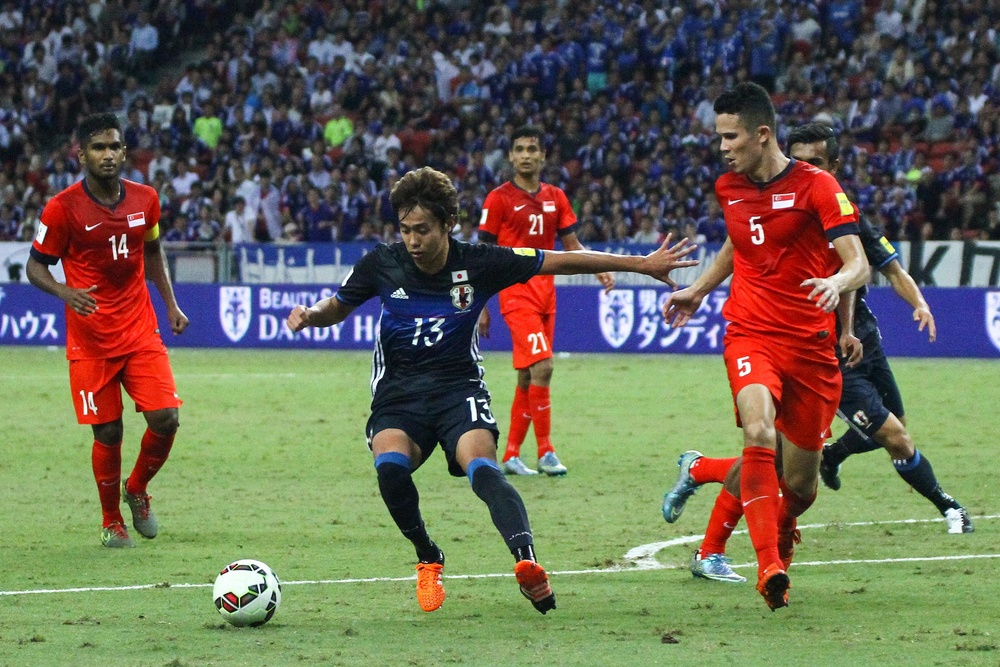
#> input picture images/soccer1.jpg, 1000 x 667 px, shrunk from 2048 x 1366 before the run, found by its file name
$ python face_benchmark.py
#> lines starting #> are read from the running program, lines starting #| are printed output that depends on the picture
# face.py
# all about face detection
# benchmark results (speed & accuracy) depends on parameters passed to functions
# 6.29.22

import cv2
import numpy as np
import time

def show_detection(image, faces):
    # draw rectangles
    for (x, y, w, h) in faces:
        cv2.rectangle(image, (x, y), (x + w, y + h), (0, 255, 0), 8)
        cv2.putText(image, 'Face', (x,y-20), cv2.FONT_HERSHEY_SIMPLEX, 1.4, (0,255,0), 2, cv2.LINE_AA, bottomLeftOrigin=False)
    return image


# [11 lines of commented-out code are left out]
img = cv2.imread('./soccer1.jpg')
#> img is the input picture: shape (667, 1000, 3); mean B, G, R 86.2, 103.9, 105.1

# convert grayscale
img_gray = cv2.cvtColor(img, cv2.COLOR_BGR2GRAY)
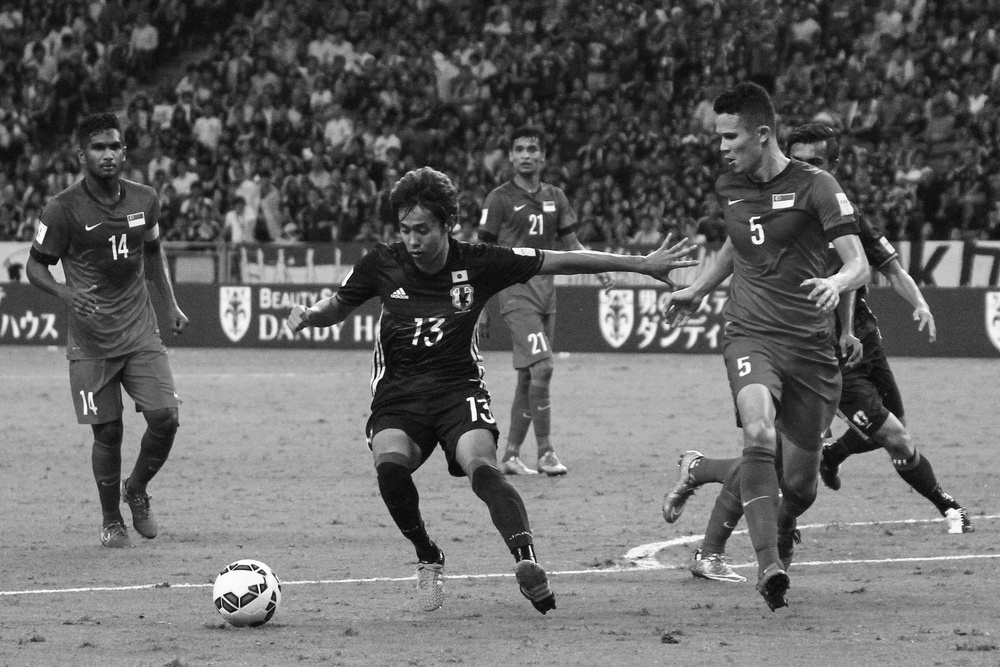
#> img_gray: shape (667, 1000); min 1, max 255, mean 102.2

# opencv provides 4 classifiers to use for frontal face detection
# frontalface_alt.xml
# frontalface_alt2.xml
# frontalface_alt_tree.xml
# frontalface_default.xml

# load cascade classifiers, filepath + file

cas_alt2 = cv2.CascadeClassifier("./haarcascade/haarcascade_frontalface_alt2.xml")
cas_default = cv2.CascadeClassifier("./haarcascade/haarcascade_frontalface_default.xml")

iterations = 5

# compare speeds of 4 algos
start = time.perf_counter()
faces_alt2 = cas_alt2.detectMultiScale(img_gray, minNeighbors=5)
#> faces_alt2 = [[506, 133, 42, 42], [83, 129, 48, 48], [389, 211, 53, 53]]
# faces_alt2 = cas_alt2.detectMultiScale(img_gray)
for i in range(iterations):
    img_faces_alt2 = show_detection(img.copy(), faces_alt2)
end = time.perf_counter()
print("Face detectMultiScale Alt2: {0} msec".format(((end-start) / iterations) * 1000))


# Best Perfrming/Fastest Algo
start = time.perf_counter()
for i in range(iterations):
    faces_default = cas_default.detectMultiScale(img_gray, scaleFactor=None, minNeighbors=10, minSize=(60,60))
    # faces_default = cas_default.detectMultiScale(img_gray)
    img_faces_default = show_detection(img.copy(), faces_default)
end = time.perf_counter()
print("Face detectMultiScale Default: {0} msec".format(((end-start) / iterations) * 1000))


start = time.perf_counter()
for i in range(iterations):
    retval, faces_haar_alt2 = cv2.face.getFacesHAAR(img, "./haarcascade/haarcascade_frontalface_alt2.xml")
    faces_haar_alt2 = np.squeeze(faces_haar_alt2)
    img_faces_haar_alt2 = show_detection(img.copy(), faces_haar_alt2)
end = time.perf_counter()
print("Face HAAR Alt2: {0} msec".format(((end-start) / iterations) * 1000))


start = time.perf_counter()
for i in range(iterations):
    retval, faces_haar_default = cv2.face.getFacesHAAR(img, "./haarcascade/haarcascade_frontalface_default.xml")
    faces_haar_default = np.squeeze(faces_haar_default)
    img_faces_haar_default = show_detection(img.copy(), faces_haar_default)
#> this loop made 5 passes
#> pass 1, `img_faces_haar_default = show_detection(img.copy(), faces_haar_default)`:
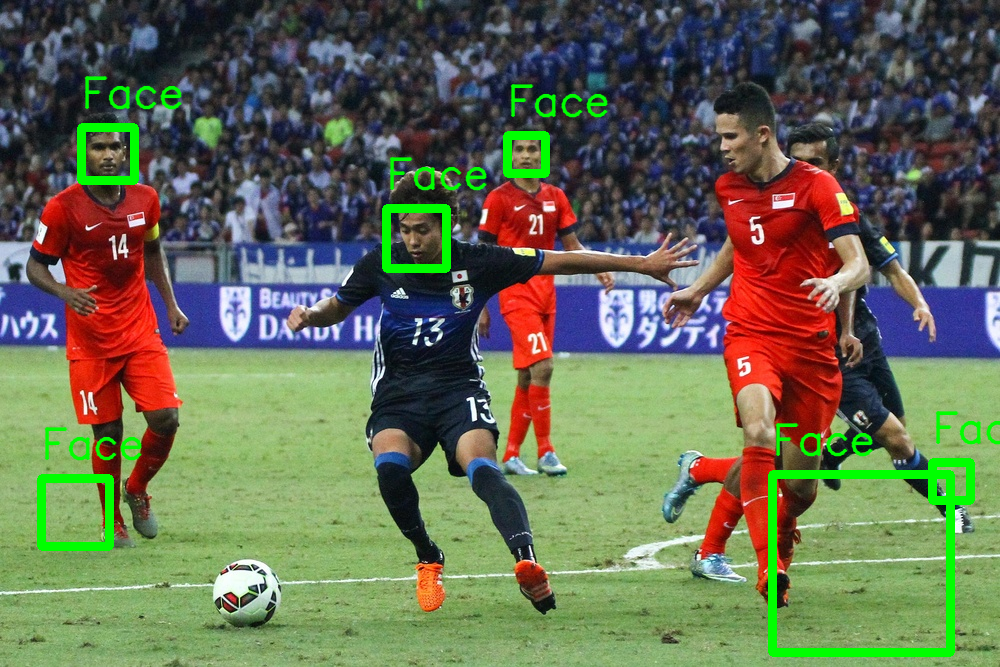
#> img_faces_haar_default: shape (667, 1000, 3); mean B, G, R 84, 108.6, 102.1
end = time.perf_counter()
print("Face HAAR Default: {0} msec".format(((end-start) / iterations) * 1000))

# display image
cv2.imshow('Original', img_gray)
cv2.waitKey()

cv2.imshow('Face Alt 2', img_faces_alt2)
cv2.waitKey()

cv2.imshow('Face Default', img_faces_default)
cv2.waitKey()

cv2.imshow('HAAR Alt2', img_faces_haar_alt2)
cv2.waitKey()

cv2.imshow('HAAR Default', img_faces_haar_default)
cv2.waitKey()

$ run again, with images/aha.jpg copied over images/soccer1.jpg
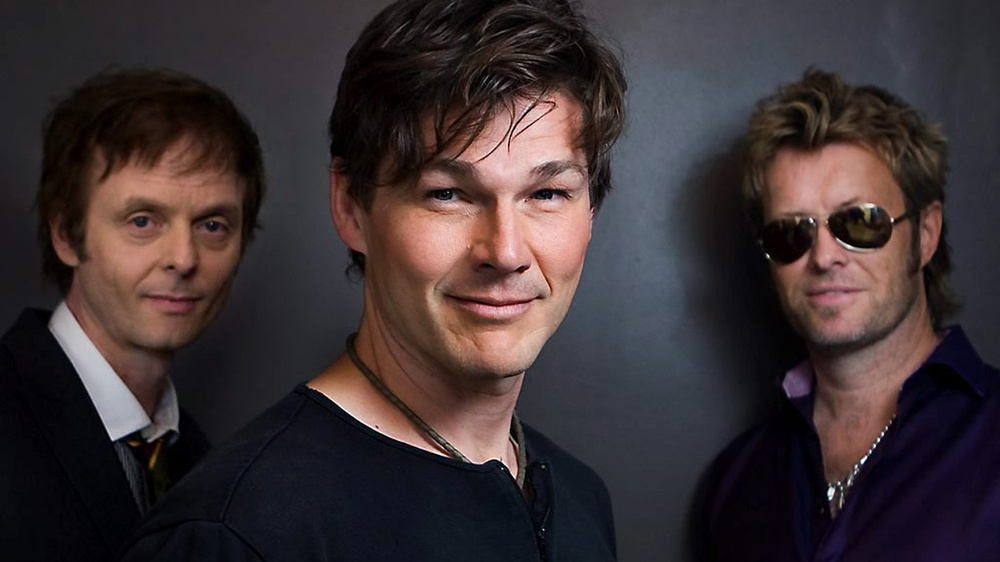
#> input picture images/aha.jpg, 1000 x 562 px, shrunk from 1920 x 1080 before the run, found by its file name
#> img is the input picture: shape (562, 1000, 3); mean B, G, R 51.6, 49.6, 60.3
#> `img_gray = cv2.cvtColor(img, cv2.COLOR_BGR2GRAY)`:
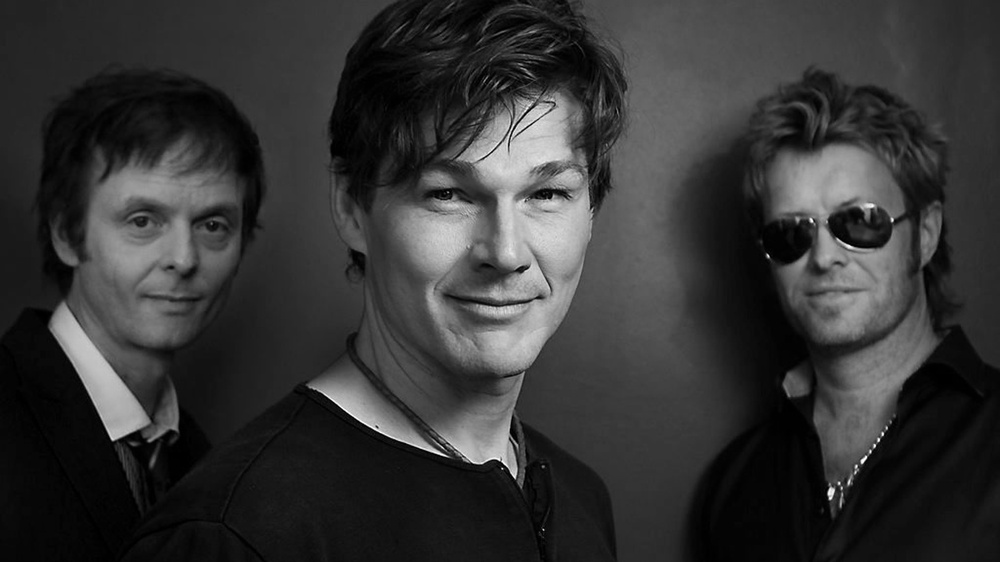
#> img_gray: shape (562, 1000); min 0, max 254, mean 53
#> faces_alt2 = [[728, 157, 197, 197], [82, 152, 192, 192], [383, 102, 242, 242]]
#> the loop `for i in range(iterations):` made 5 passes
#> pass 1, `img_faces_haar_default = show_detection(img.copy(), faces_haar_default)`:
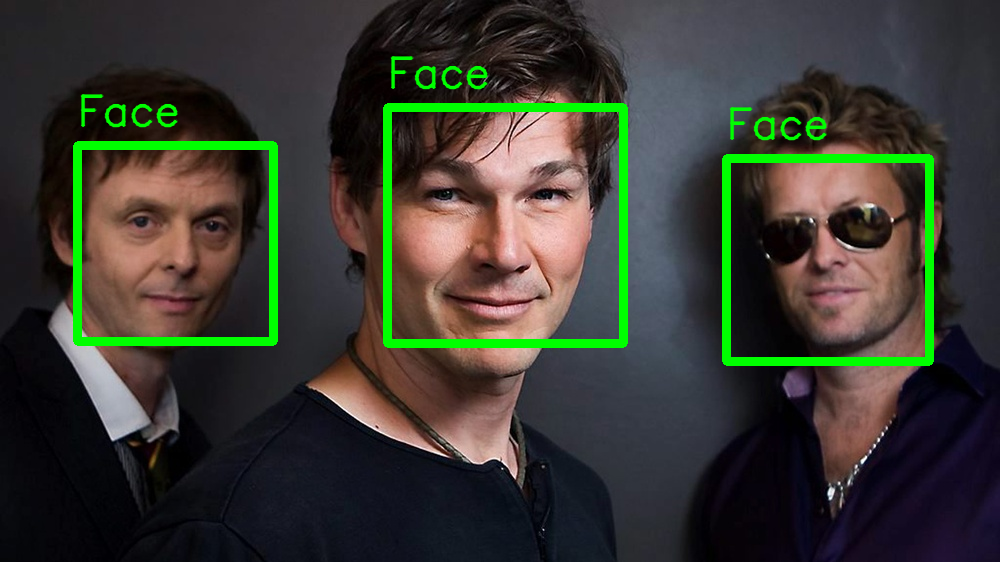
#> img_faces_haar_default: shape (562, 1000, 3); mean B, G, R 49.4, 58.7, 57.2
